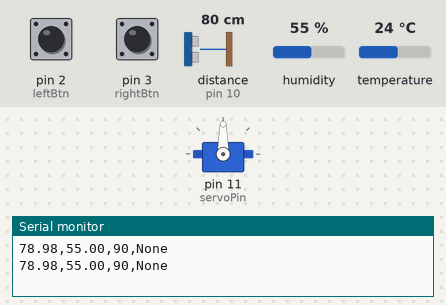
Simulated run of this sketch. Board: Arduino Uno, built with avr-gcc and run on an emulated ATmega328P. Parts: servo, the last lines printed to the serial monitor. Wiring (inferred from the names in the program): ultrasonic range finder: trigger pin 9; echo pin 10. Inputs (shaded band) come from the test bench; at power-on: pin 2 (leftBtn) HIGH, pin 3 (rightBtn) HIGH, distance to the obstacle (sensor on pin 10) 80 cm, humidity 55 %, temperature 24 °C. The echo pulse lasts 58.3 µs per cm.

Above: at 2.8 s.
2.9 s: pin 2 (leftBtn) pulled LOW for 2.35 s
At 4.6 s:
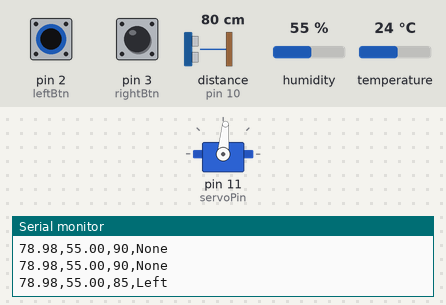
6.7 s: pin 3 (rightBtn) pulled LOW for 2.35 s
At 9.2 s:
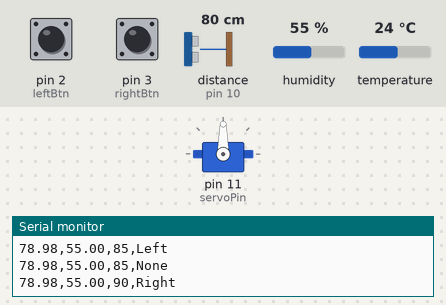
10.5 s: pin 2 (leftBtn) driven LOW and pin 3 (rightBtn) driven LOW
At 12.7 s:
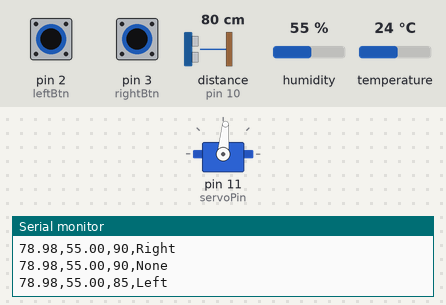
16.5 s: pin 2 (leftBtn) driven HIGH
26.0 s: pin 2 (leftBtn) driven LOW
Timing chart, 0 to 45.0 s (numbered marks = the images above; inputs shaded):
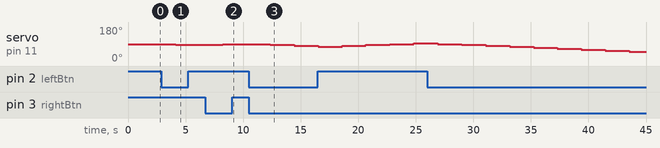

The sketch:

arduino_firmware.ino.ino
```cpp
#include <Servo.h>
#include <DHT.h> // required library for DHT humidity sensor

// Pin Definitions
// Assigning pins to variable makes the code easier to update if you move a wire
#define DHTPIN 4 // Data pin for the DHT sensor
#define DHTTYPE DHT11

const int trigPin = 9; // sends out ultra sonic ping
const int echoPin = 10; // Listens for the to bounce back
const int servoPin = 11; // Signal wire for the servo motor
const int leftBtn = 2; // Input pin for the decrease angle
const int rightBtn = 3; // Input pin for the increase angle

// Object Initialization
DHT dht(DHTPIN, DHTTYPE);
Servo myServo; // create the servo object to control the motor
int servoPos = 90; // Initial position variable

void setup() {
  // put your setup code here, to run once:
  // start serial communication at 9600 bits per second
  // has to match python baud rate
  Serial.begin(9600);

  dht.begin(); // start dht sensor

  // Define pin modes sensors are inputs actuators are outputs
  pinMode(trigPin, OUTPUT);
  pinMode(echoPin, INPUT);

  // INPUT_PULLUP uses arduino internal resistor to keep the pin high
  // until the button is pressed, which pulls it to LOW (GND)
  pinMode(leftBtn, INPUT_PULLUP);
  pinMode(rightBtn, INPUT_PULLUP);

  myServo.attach(servoPin); // Connect the servo object to physical pin 11
  myServo.write(servoPos); // move servo to the starting position

}

void loop() {
  // put your main code here, to run repeatedly:
  // ultrasonic distance calculation
  // clear the trigPin, then trigger a 10-microsecond pule
  digitalWrite(trigPin, LOW);
  delayMicroseconds(2);
  digitalWrite(trigPin, HIGH);
  delayMicroseconds(10);
  digitalWrite(trigPin, LOW);

  // Masure the duration of the return pulse in microsecnonds
  long duration = pulseIn(echoPin, HIGH);
  // convert time into distance (cm) based on the speed of sound
  float distance = duration * 0.034 / 2;

  // humidity
  float humidity = dht.readHumidity();

  // check if sensor is disconnected or failing NAN
  // we set it to 0.0 so the python script doesnt crash during string spliting
  if (isnan(humidity)) {
    humidity = 0.0;
  }
  // Transform: Handle Manual Inputs and Servo Logic
  String btnStatus = "None"; // default status if no buttons are pressed

  // If the pin is LOW  the button is being pressed (due to INPUT_PULLUP)
  if (digitalRead(leftBtn) == LOW ) {
    servoPos = max(0, servoPos -5); // subtract 5 degrees but dont go below zero
    btnStatus = "Left";
    delay(50); // small 'debounce' delay to prevent multiple inputs per press

  } else if (digitalRead(rightBtn) == LOW) {
    servoPos = min(180, servoPos + 5); // add 5 degrees
    btnStatus = "Right";
    delay(50);
  }
  myServo.write(servoPos); // move the physical motor to the updated position
  // load and transmit data string to python
  // send commma seperated values (csv) string that python can split
  // Final string looks like: "25.4,55.0,90,Left"
  Serial.print(distance); // Field 0; Distance
  Serial.print(","); // Separator
  Serial.print(humidity); // separator
  Serial.print(",");
  Serial.print(servoPos); // field servo angle
  Serial.print(","); // separator
  Serial.println(btnStatus); // button press

  // wait 2 seconds between logs DHT sensors need time stablize
  delay(2000);


}
```

Measured:
- after the input at 2.9 s, servo on pin 11 (servoPin): 90° → 85° after 1.2 s
- after the input at 6.7 s, servo on pin 11 (servoPin): 85° → 90° after 1.5 s
- after the input at 10.5 s, servo on pin 11 (servoPin): 90° → 85° after 1.9 s, → 80° 2.1 s later
